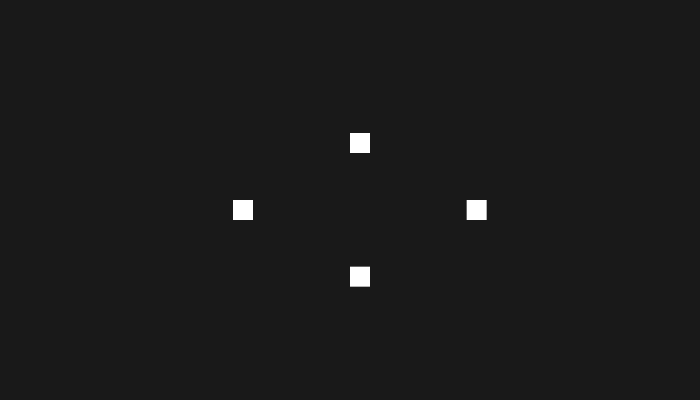
Frame 1 (no input)
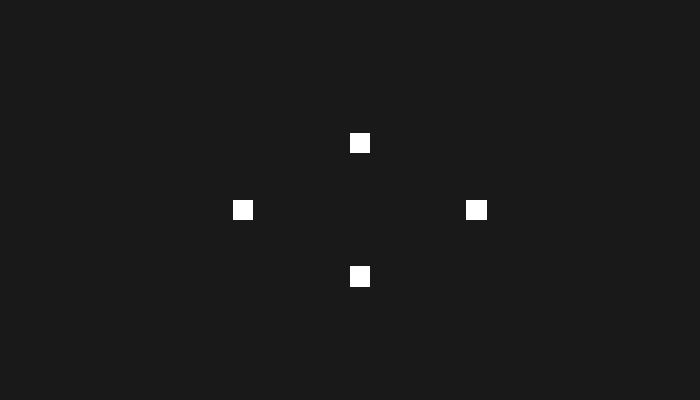
Frame 60 (the mouse pressed at the canvas centre just before this capture)
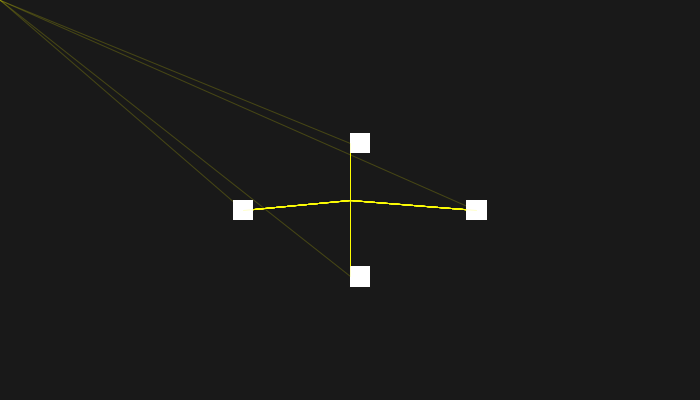
Frame 120 (the mouse held since frame 60 and released just before this capture)

The Processing sketch that drew these frames (run headless with seeded random() and noise(); from frame 60 on, the mouse is pressed at the canvas centre):

// Processing sketch: processing_116691
// ── processing_116691.pde

void setup(){
  size(700, 400);
  smooth();
  background(25);
}

void draw(){

  noStroke();
  rect(width/3, height/2, 20, 20);
  rect(width/1.5, height/2, 20, 20);
  rect(width/2, height/3, 20, 20);
  rect(width/2, height/1.5, 20, 20);
  
  
  if (mousePressed == true) {
    stroke(255,255,0, 50);
    strokeWeight(1);
    line(width/3+10, height/2+10, pmouseX, pmouseY);
    line(width/1.5+10, height/2+10, pmouseX, pmouseY);
    line(width/2, height/3+10, pmouseX, pmouseY);
    line(width/2, height/1.5+10, pmouseX, pmouseY);
  }
}
